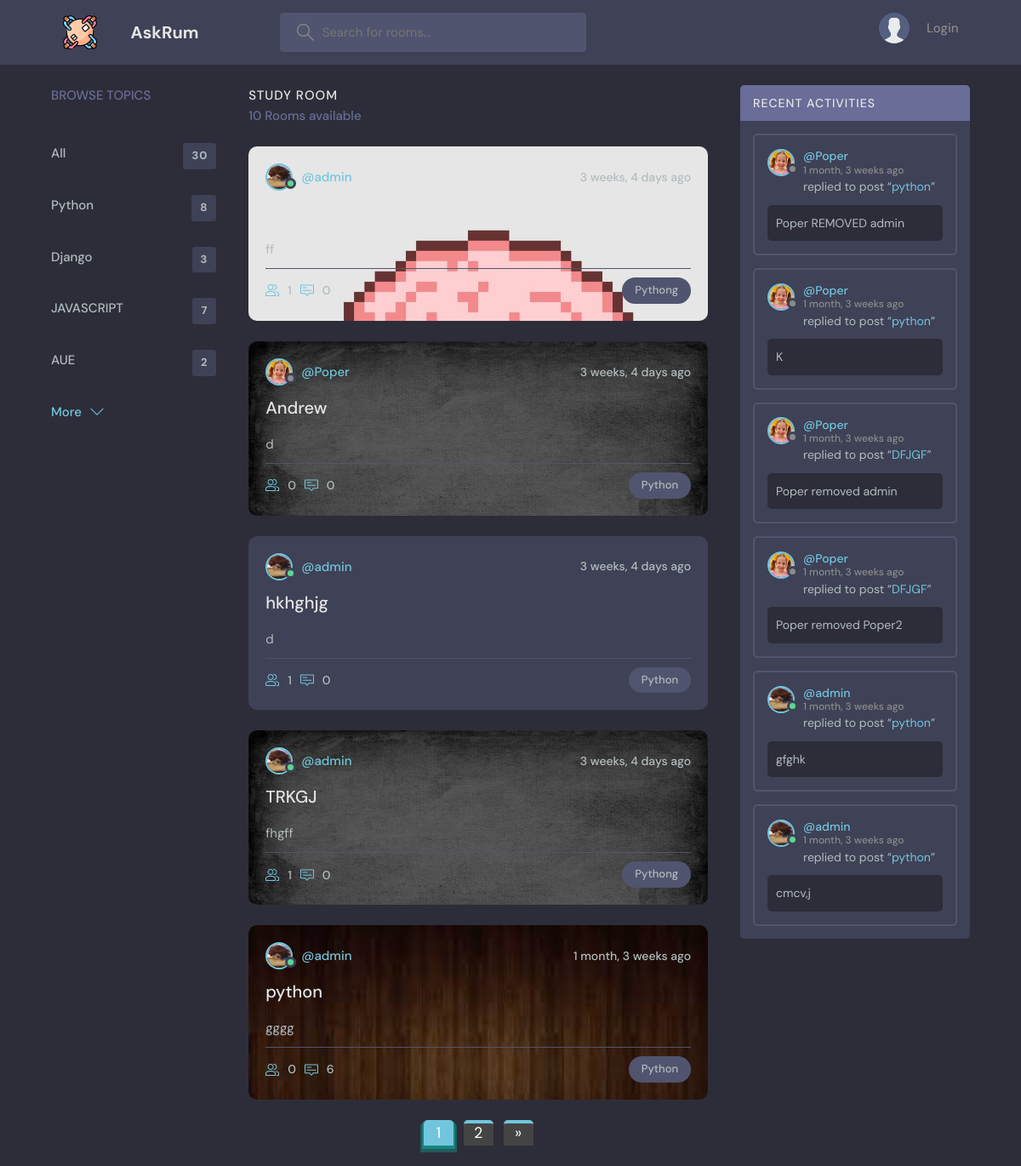
Page /?q=Python on the committed database.
### main/models.py (models this page shows, shortened)
class Topic(models.Model):
    name = models.CharField(max_length=200)

class Room(models.Model):
    host = models.ForeignKey(User, on_delete=models.SET_NULL, null=True)
    topic = models.ForeignKey(Topic, on_delete=models.SET_NULL, null=True)
    name = models.CharField(max_length=200)
    description = models.TextField(null=True, blank=True)
    image = models.ImageField(upload_to="room-images/%Y/%m/%d/", null=True, blank=True)
    moderator = models.ManyToManyField(User, related_name="moderator", blank=True)
    participants = models.ManyToManyField(User, related_name='participants', blank=True)
    updated = models.DateTimeField(auto_now=True)
    created = models.DateTimeField(auto_now_add=True)
    def __str__(self):
        return self.name
    class Meta:
        verbose_name = 'Room'
        verbose_name_plural = 'Rooms'
        ordering = ['-updated', '-created']
    @property
    def imageURL(self):
        try:
            url = self.image.url
        except:
            url = ''
        return url

class User(AbstractUser):
    name = models.CharField(max_length=200, null=True)
    email = models.EmailField(null=True, unique=True)
    bio = models.TextField(null=True)
    avatar = models.ImageField(upload_to="avatars/%Y/%m/%d/",null=True, blank=True)
    is_online = models.BooleanField(default=True)
    @property
    def imageURL(self):
        try:
            url = self.avatar.url
        except:
            url = ''
        return url

class Message(models.Model):
    user = models.ForeignKey(User, on_delete=models.CASCADE)
    room = models.ForeignKey(Room, on_delete=models.CASCADE)
    body = models.TextField(null=False)
    updated = models.DateTimeField(auto_now=True)
    created = models.DateTimeField(auto_now_add=True)
    class Meta:
        ordering = ['-updated', '-created']
    def __str__(self):
        return self.body[:50]

### main/views.py (the view)
# urls.py: path('', home, name='home'),
def home(request):
    q = request.GET.get('q') if request.GET.get('q') != None else ''
    rooms = Room.objects.filter(Q(topic__name__icontains=q) |
                                Q(name__icontains=q) |
                                Q(host__username__icontains=q) |
                                Q(description__icontains=q))
    topics = Topic.objects.all()[:5]
    room_all = Room.objects.all().count()
    room_count = rooms.count()
    room_messages = Message.objects.filter(Q(room__topic__name__icontains=q))
    paginator = Paginator(rooms, 5)
    page_number = request.GET.get('page')
    page_obj = paginator.get_page(page_number)
    context = {'title': 'Главная страница',
               'rooms':rooms, 'topics': topics,
               'room_count': room_count, 'room_messages':room_messages[:6],
               'room_all': room_all,
                'page_obj': page_obj, }
    return render(request, 'main/home.html', context)

### main/templates/main/home.html (shortened to what this page needs)
{%extends 'main/base.html'%}
{%block content%}
  <body>
    <main class="layout layout--3">
      <div class="container">
        {%include 'main/topics_component.html'%}
        <div class="roomList">
          <div class="roomList__header">
            <div>
              <h2>Study Room</h2>
              <p>{{room_count}} Rooms available</p>
            </div>
          </div>
        {%include 'main/feed_component.html'%}
        </div>
        {%include 'main/activity_component.html'%}
      </div>
    </main>
{%endblock%}

### main/templates/main/topics_component.html (shortened to what this page needs)
        <div class="topics">
          <div class="topics__header">
            <h2>Browse Topics</h2>
          </div>
              <ul class="topics__list">
                <li>
                  <a href="{%url 'home'%}">All <span>{{room_all}}</span></a>
                </li>
                  {%for t in topics%}
                      {%if t.room_set.all.count > 0%}
                            <li>
                              <a href="{%url 'home'%}?q={{t.name}}">{{t.name}}<span>{{t.room_set.all.count}}</span></a>
                            </li>
                      {%endif%}
                  {%endfor%}
              </ul>
          <a class="btn btn--link" href="{%url 'topics'%}">
            More
            <svg version="1.1" xmlns="http://www.w3.org/2000/svg" width="32" height="32" viewBox="0 0 32 32">
              <title>chevron-down</title>
              <path d="M16 21l-13-13h-3l16 16 16-16h-3l-13 13z"></path>
            </svg>
          </a>
        </div>

### main/templates/main/feed_component.html (shortened to what this page needs)
{%load static%}
            {%for room in page_obj%}
            {%if room.imageURL%}
                <div class="roomListRoom" style="background-image: url({{room.imageURL}}); background-size: cover;">
            {%else%}
              <div class="roomListRoom">
            {%endif%}
                <div class="roomListRoom__header">
                {%if room.host.pk != None %}
                      <a href="{%url 'user-profile' room.host.pk%}" class="roomListRoom__author">
                            {%if room.host.is_online%}
                             <div class="avatar avatar--small active">
                                {%if room.host.imageURL%}
                                    <img src="{{room.host.imageURL}}">
                                {%else%}
                                    <img src="https://avatars.dicebear.com/api/bottts/{{room.host.username}}.svg" />
                                {%endif%}
                            </div>
                            {%else%}
                             <div class="avatar avatar--small">
                                {%if room.host.imageURL%}
                                    <img src="{{room.host.imageURL}}">
                                {%else%}
                                    <img src="https://avatars.dicebear.com/api/bottts/{{room.host.username}}.svg" />
                                {%endif%}
                            </div>
                            {%endif%}
                        <span>@{{room.host.username}}</span>
                      </a>
                 {%endif%}
                  <div class="roomListRoom__actions">
                    <span>{{room.created|timesince}} ago</span>
                  </div>
                </div>
                <div class="roomListRoom__content">
                  <a href="{%url 'room' room.pk%}">{{room.name}}</a>
                  <p>{{room.description|truncatewords:20}}</p>
                </div>
                <div class="roomListRoom__meta">
                  <a href="{%url 'room' room.pk%}" class="roomListRoom__joined">
                      {{room.participants.all.count}}
                      {{room.message_set.count}}
                  </a>
                  <p class="roomListRoom__topic">{{room.topic.name}}</p>
                </div>
              </div>
        {%endfor%}
    {%if page_obj.has_other_pages%}
    <nav class="pagination-outer" aria-label="Page navigation">
        <ul class="pagination">
        {%for p in  page_obj.paginator.page_range%}
            {%if p == page_obj.number%}
                <li class="page-item active">
                    <a class="page-link">{{p}}</a>
                </li>
            {%elif p >= page_obj.number|add:-2 and p <= page_obj.number|add:2%}
                <li class="page-item">
                    <a class="page-link" href="?page={{p}}">{{p}}</a>
                </li>
            {%endif%}
        {%endfor%}
        {%if page_obj.has_next%}
            <li class="page-item">
                <a href="?page={{page_obj.next_page_number}}" class="page-link" aria-label="Next">
                    <span aria-hidden="true">»</span>
                </a>
            </li>
        {%endif%}
        </ul>
    </nav>
    {%endif%}
    <br>

### main/templates/main/activity_component.html (shortened to what this page needs)
{%load static%}
        <div class="activities">
          <div class="activities__header">
            <h2>Recent Activities</h2>
          </div>
            {%for message in room_messages%}
          <div class="activities__box">
            <div class="activities__boxHeader roomListRoom__header">
              <a href="{%url 'user-profile' message.user.pk %}" class="roomListRoom__author">
                    {%if message.user.is_online%}
                     <div class="avatar avatar--small active">
                        {%if message.user.imageURL%}
                            <img src="{{message.user.imageURL}}">
                        {%else%}
                            <img src="https://avatars.dicebear.com/api/bottts/{{message.user.username}}.svg" />
                        {%endif%}
                    </div>
                    {%else%}
                     <div class="avatar avatar--small">
                        {%if message.user.imageURL%}
                            <img src="{{message.user.imageURL}}">
                        {%else%}
                            <img src="https://avatars.dicebear.com/api/bottts/{{message.user.username}}.svg" />
                        {%endif%}
                    </div>
                    {%endif%}
                <p>
                  @{{message.user.username}}
                  <span>{{message.created|timesince}} ago</span>
                </p>
              </a>
            </div>
            <div class="activities__boxContent">
              <p>replied to post “<a href="{%url 'room' message.room.pk%}">{{message.room.name}}</a>”</p>
              <div class="activities__boxRoomContent">
                {{message}}
              </div>
            </div>
          </div>
            {%endfor%}
        </div>

### rows in the picture
Topic: name "Python", room_set.all.count "8"
Topic: name "Django", room_set.all.count "3"
Topic: name "JAVASCRIPT", room_set.all.count "7"
Topic: name "AUE", room_set.all.count "2"
Room: imageURL (picture), host.imageURL (picture), host.username "admin", created "3 weeks, 4 days", description "ff", participants.all.count "1", message_set.count "0", topic.name "Pythong"
Room: imageURL (picture), host.imageURL (picture), host.username "Poper", created "3 weeks, 4 days", name "Andrew", description "d", participants.all.count "0", message_set.count "0", topic.name "Python"
Room: host.imageURL (picture), host.username "admin", created "3 weeks, 4 days", name "hkhghjg", description "d", participants.all.count "1", message_set.count "0", topic.name "Python"
Room: imageURL (picture), host.imageURL (picture), host.username "admin", created "3 weeks, 4 days", name "TRKGJ", description "fhgff", participants.all.count "1", message_set.count "0", topic.name "Pythong"
Room: imageURL (picture), host.imageURL (picture), host.username "admin", created "1 month, 3 weeks", name "python", description "gggg", participants.all.count "0", message_set.count "6", topic.name "Python"
Message: user.imageURL (picture), user.username "Poper", created "1 month, 3 weeks", room.name "python", body "Poper REMOVED admin"
Message: user.imageURL (picture), user.username "Poper", created "1 month, 3 weeks", room.name "python", body "K"
Message: user.imageURL (picture), user.username "Poper", created "1 month, 3 weeks", room.name "DFJGF", body "Poper removed admin"
Message: user.imageURL (picture), user.username "Poper", created "1 month, 3 weeks", room.name "DFJGF", body "Poper removed Poper2"
Message: user.imageURL (picture), user.username "admin", created "1 month, 3 weeks", room.name "python", body "gfghk"
Message: user.imageURL (picture), user.username "admin", created "1 month, 3 weeks", room.name "python", body "cmcv,j"

### other values in the picture
{{ room_all }} "30"
{{ room_count }} "10"
{{ p }} "1"
{{ p }} "2"
